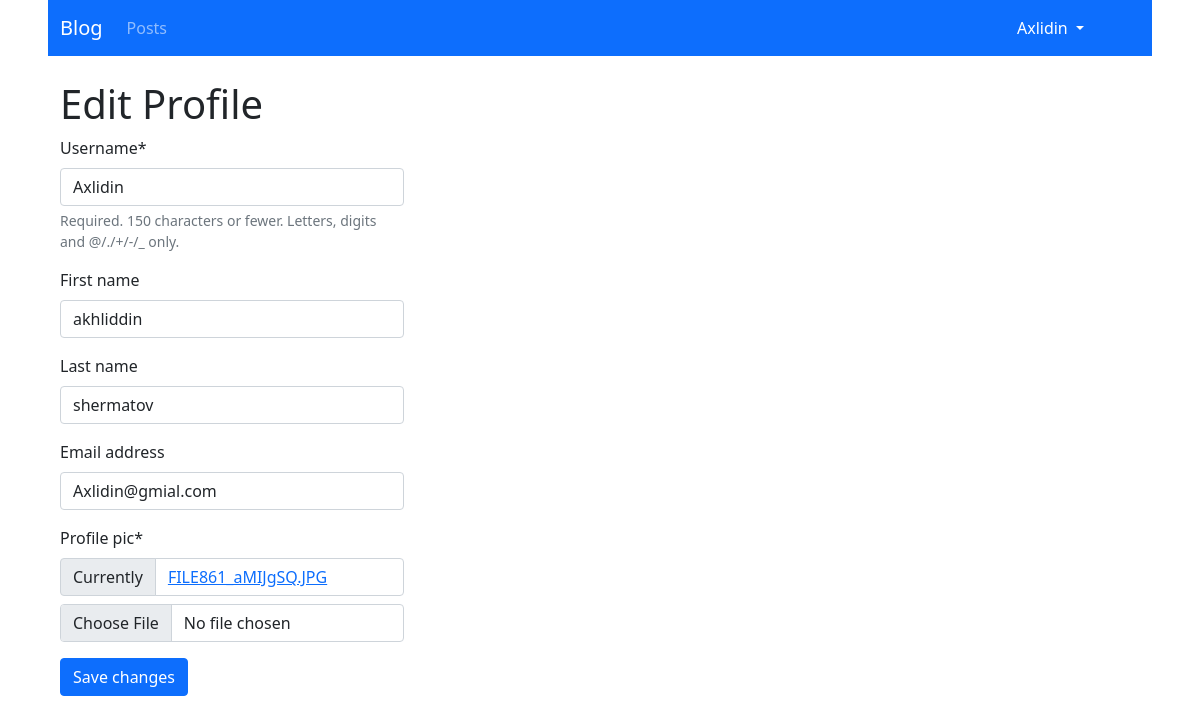
/users/profile/edit/ (signed in), run on the app's committed database.
### users/models.py (models this page shows, shortened)
class CustomUser(AbstractUser):
    profile_pic = models.ImageField(default='default_profile_pic.png')

### users/views.py (the view, shortened to what this page needs)
# urls.py: path("profile/edit/", ProfileUpdateView.as_view(), name="profile-edit"),
class ProfileUpdateView(LoginRequiredMixin, View):
    def get(self, request):
        CustomUser_update_form = UpdateProfileForm(instance=request.user)
        return render(request, 'users/profile_update.html',
                      {'form': CustomUser_update_form})

### users/forms.py
class UpdateProfileForm(forms.ModelForm):
    class Meta:
        model = CustomUser
        fields = ('username', 'first_name', 'last_name', 'email', 'profile_pic')

### users/templates/users/profile_update.html (shortened to what this page needs)
{% extends 'base.html' %}
{% load crispy_forms_tags %}
{% block content %}
    <h1>Edit Profile</h1>
    <div class="row">
        <div class="col-4">
            <form method="post" enctype="multipart/form-data">
              {{ form | crispy }}
              <button class="btn btn-primary">Save changes</button>
            </form>
        </div>
    </div>
{% endblock %}

### templates/base.html (shortened to what this page needs)
{% load static %}
{% url 'home_page' as home_page_url %}
{% url 'posts:post_list' as post_list %}
{% url 'users:profile' as profile_page_url %}
{% url 'users:profile-edit' as profile_edite_page_url %}
{% url 'posts:create' as create %}
<!DOCTYPE html>
<html lang="en">
<head>
    <link href="https://cdn.jsdelivr.net/npm/bootstrap@5.0.2/dist/css/bootstrap.min.css" rel="stylesheet">
    <link href="{% static 'css/main.css' %}" rel="stylesheet" type="text/css">
    <link rel="stylesheet" href="https://cdn.jsdelivr.net/npm/bootstrap-icons@1.11.3/font/bootstrap-icons.min.css">
</head>
<body  class="mx-5">
<nav class="navbar navbar-expand-lg navbar-dark bg-primary mb-4" >
  <div class="container-fluid">
    <a class="navbar-brand" href="{% url 'landing_page' %}">Blog</a>
    <div class="collapse navbar-collapse" id="navbarSupportedContent">
      <ul class="navbar-nav me-auto mb-2 mb-lg-0">
        <li class="nav-item">
          <a class="nav-link {%if request.path == post_list %} active {% endif %}" aria-current="page" href="{{ post_list }}">Posts</a>
        </li>
      </ul>
        <div  class="me-5">
            {% if request.user.is_authenticated %}
                <ul class="navbar-nav">
                    <li class="nav-item dropdown">
                  <a class="nav-link dropdown-toggle {%if request.path == profile_page_url or request.path == profile_edite_page_url %} active {% endif %}" href="#" id="navbarDropdown" role="button" data-bs-toggle="dropdown" aria-expanded="false">
                    {{ request.user.username }}
                  </a>
                </li>
                </ul>
            {% else %}
                <a class="btn btn-outline-info" href="{% url 'users:login' %}">Login</a>
            {% endif %}
        </div>
    </div>
  </div>
</nav>
<div class="container">
    {% block content %}{% endblock %}
</div>
</body>
</html>

### data on the page
CustomUser: user.username "Axlidin", username "Axlidin", first_name "akhliddin", last_name "shermatov", email "Axlidin@gmial.com"
